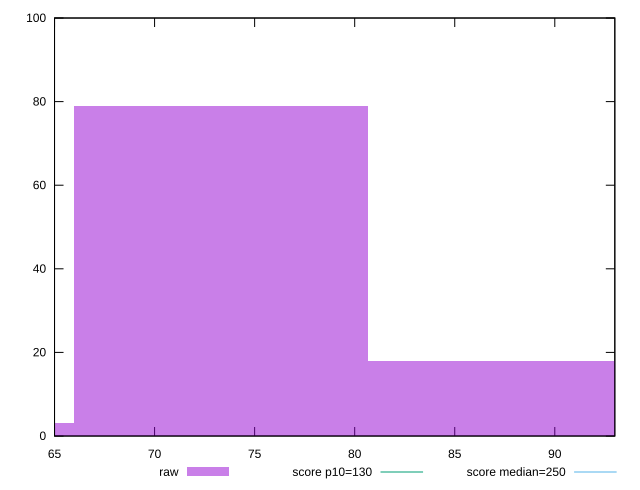

The script that saved this image:
reset

$raw <<EOF
87.99594281762218 18
73.32995234801848 79
58.66396187841479 3
EOF

set key outside below
set boxwidth 14.665990469603697
set xrange [65:93]
set yrange [0:100]
set trange [0:100]
set style fill transparent solid 0.5 noborder

set parametric
set terminal svg size 640, 490 enhanced background rgb 'white'
set output "report_00023_2021-02-20T12:14:57.249Z/max-potential-fid/samples/pages+cached+noadtech+nomedia+nocss/raw/histogram.svg"

plot $raw title "raw" with boxes, \
     130,t title "score p10=130", \
     250,t title "score median=250"

reset
